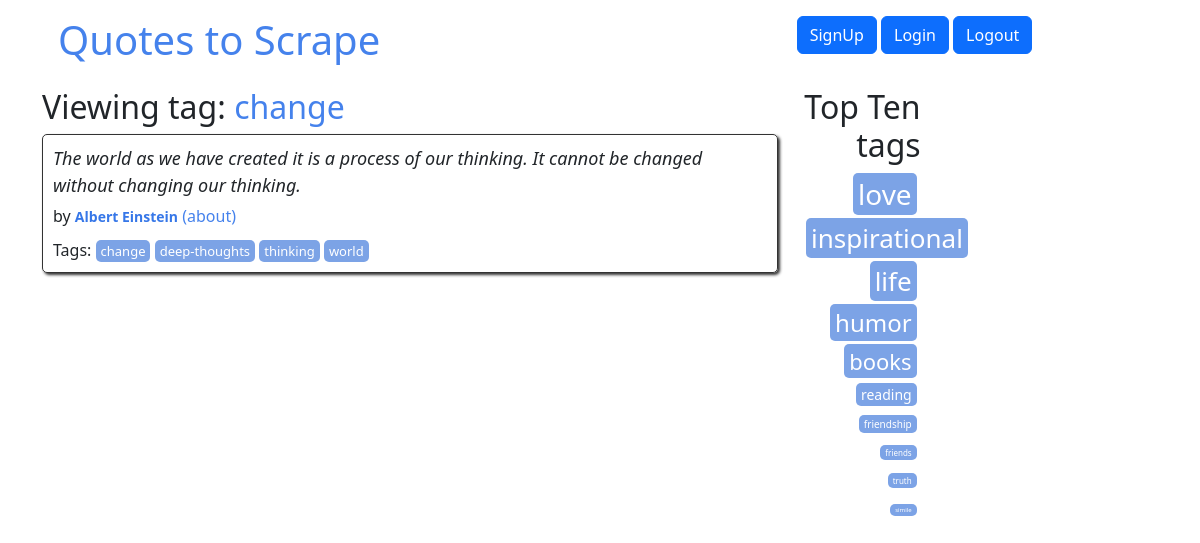
The page /tag/change/page/1/ on the database its author committed.
### quotes/models.py (models this page shows, shortened)
class Tag(models.Model):
    name = models.CharField(max_length=30, null=False, unique=True)

class Quote(models.Model):
    quote = models.TextField()
    tags = models.ManyToManyField(Tag)
    author = models.ForeignKey(Author, on_delete=models.CASCADE,
                               default=None, null=True)
    created_at = models.DateTimeField(auto_now_add=True)

class Author(models.Model):
    fullname = models.CharField(max_length=150)
    born_date = models.CharField(max_length=10)
    born_location = models.CharField(max_length=150)
    description = models.TextField()
    created_at = models.DateTimeField(auto_now_add=True)
    slug = models.SlugField(max_length=50, blank=True)

### quotes/views.py (the view)
def quotes_by_tag(request, tag_name, page=1):
    tag = Tag.objects.get(name=tag_name)
    quotes = Quote.objects.filter(tags=tag)
    per_page = 10
    paginator = Paginator(quotes, per_page)
    quotes_on_page = paginator.page(page)
    top_tags = get_top_tags()
    return render(
        request,
        "quotes/quotes_by_tag.html",
        context={"quotes": quotes_on_page, "tag": tag, "top_tags": top_tags},
    )

### quotes/views.py (called while the page is built)
def get_top_tags():
    top_tags = Tag.objects.annotate(num_quotes=Count("quote")).order_by("-num_quotes")[
        :10
    ]
    top_tags = [(tag, 2 * tag.num_quotes) for tag in top_tags]
    return top_tags

### quotes/templates/quotes/quotes_by_tag.html
{% extends 'quotes/base.html' %} {% load extract %} {% block content %}
<div class="row">
  <div class="col-md-8">
    <h2>
      Viewing tag:
      <a href="{% url 'quotes:quotes_by_tag' tag_name=tag.name page=1 %}"
        >{{ tag.name }}</a
      >
    </h2>
    {% for quote in quotes %}
    <div class="quote" itemscope="" itemtype="http://schema.org/CreativeWork">
      <span class="text" itemprop="text">{{ quote.quote }}</span>
      <span>
        by
        <small class="author" itemprop="author"
          >{{ quote.author.fullname }}</small
        >
        <a
          href="{% url 'quotes:author_page' author_slug=quote.author.fullname|slugify %}"
          >(about)</a
        >
      </span>
      <div class="tags">
        Tags: {% for tag in quote.tags.all %}
        <a
          class="tag"
          href="{% url 'quotes:quotes_by_tag' tag_name=tag.name page=1 %}"
          >{{ tag.name }}</a
        >
        {% endfor %}
      </div>
    </div>
    {% endfor %}
  </div>
  <div class="col-md-4 tags-box">
    {% include 'quotes/top_tags.html' with top_tags=top_tags %}
  </div>
</div>
{% endblock %}

### quotes/templates/quotes/base.html (shortened to what this page needs)
<!DOCTYPE html>
<html lang="en">
  <head>
    <link
      href="https://cdn.jsdelivr.net/npm/bootstrap@5.3.0/dist/css/bootstrap.min.css"
      rel="stylesheet"
    />
    {% load static %}
    <link rel="stylesheet" href="{% static 'quotes/styles.css' %}" />
  </head>
  <body>
    <div class="container">
      <div class="row header-box p-3">
        <div class="col-md-8">
          <h1>
            <a href="/" style="text-decoration: none">Quotes to Scrape</a>
          </h1>
        </div>
        <div class="col-md-4">
          <p>
            <a href="/login" class="btn btn-primary">SignUp</a>
            <a href="/login" class="btn btn-primary">Login</a>
            <a href="/login" class="btn btn-primary">Logout</a>
          </p>
        </div>
      </div>
      {% block content %} {% endblock %}
    </div>
  </body>
</html>

### quotes/templates/quotes/top_tags.html
<div class="col-md-4 tags-box">
  <h2>Top Ten tags</h2>
  {% for tag, popularity in top_tags %}
  <span class="tag-item">
    <a
      class="tag"
      style="font-size: {{ popularity }}px"
      href="/tag/{{ tag.name }}/page/1"
      >{{ tag.name }}</a
    >
  </span>
  {% endfor %}
</div>

### quotes/static/quotes/styles.css (style rules this page uses)
.quote { padding: 10px; margin-bottom: 30px; border: 1px solid #333333; border-radius: 5px; box-shadow: 2px 2px 3px #333333; }
.quote span.text { display: block; margin-bottom: 5px; font-size: large; font-style: italic; }
.quote small.author { font-weight: bold; color: #3677e8; }
.quote .tags { margin-top: 10px; }
.tag { padding: 2px 5px; border-radius: 5px; color: white; font-size: small; background-color: #7ca3e6; }
.tags-box { text-align: right; }
.tag-item { display: block; margin: 4px; }
a { color: #4582ec; text-decoration: none; cursor: pointer; }

### rows shown on the page
Tag: name "change"
Quote: quote "The world as we have created it is a process of our thinking. It cannot be changed without changing our thinking.", author.fullname "Albert Einstein"
Tag: name "deep-thoughts"
Tag: name "thinking"
Tag: name "world"
Tag: name "love"
Tag: name "inspirational"
Tag: name "life"
Tag: name "humor"
Tag: name "books"
Tag: name "reading"
Tag: name "friendship"
Tag: name "friends"
Tag: name "truth"
Tag: name "simile"
